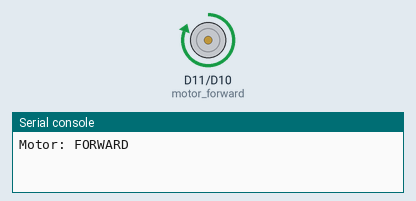
The program below on a simulated CircuitPython board. Parts: motor-driver pin pairs drawn as motors (green arrow = first pin HIGH = forward, orange = second pin HIGH = backward, longer = more drive), the last lines printed to the serial console.

Above: at 0.5 s.
At 2.5 s:
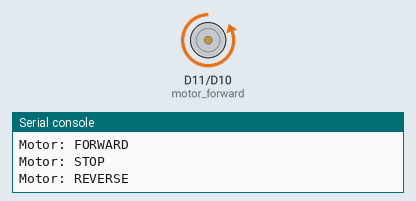
At 3.5 s:
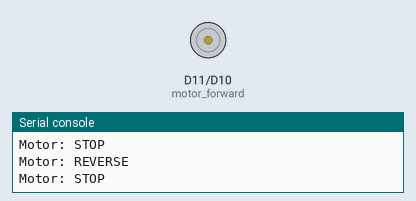
Timing chart, 0 to 5.2 s (numbered marks = the images above):
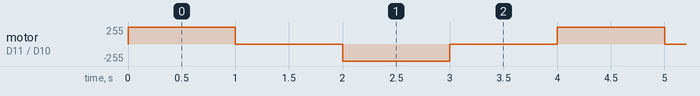

The program:

code.py
```python
import time
import board
import digitalio

# Define motor control pins
MOTOR_FORWARD_PIN = board.D11
MOTOR_REVERSE_PIN = board.D10

# Set up the pins as digital outputs
motor_forward = digitalio.DigitalInOut(MOTOR_FORWARD_PIN)
motor_forward.direction = digitalio.Direction.OUTPUT

motor_reverse = digitalio.DigitalInOut(MOTOR_REVERSE_PIN)
motor_reverse.direction = digitalio.Direction.OUTPUT

while True:
    # Drive motor forward
    motor_forward.value = True
    motor_reverse.value = False
    print("Motor: FORWARD")
    time.sleep(1.0)

    # Stop motor
    motor_forward.value = False
    motor_reverse.value = False
    print("Motor: STOP")
    time.sleep(1.0)

    # Drive motor backward
    motor_forward.value = False
    motor_reverse.value = True
    print("Motor: REVERSE")
    time.sleep(1.0)

    # Stop motor again
    motor_forward.value = False
    motor_reverse.value = False
    print("Motor: STOP")
    time.sleep(1.0)
```

Measured:
- by itself, motor on D11 (motor_forward) / D10 (motor_reverse): repeats every 4.0 s: stopped 1.0 s, backward 255/255 1.0 s, stopped 1.0 s, forward 255/255 1.0 s
